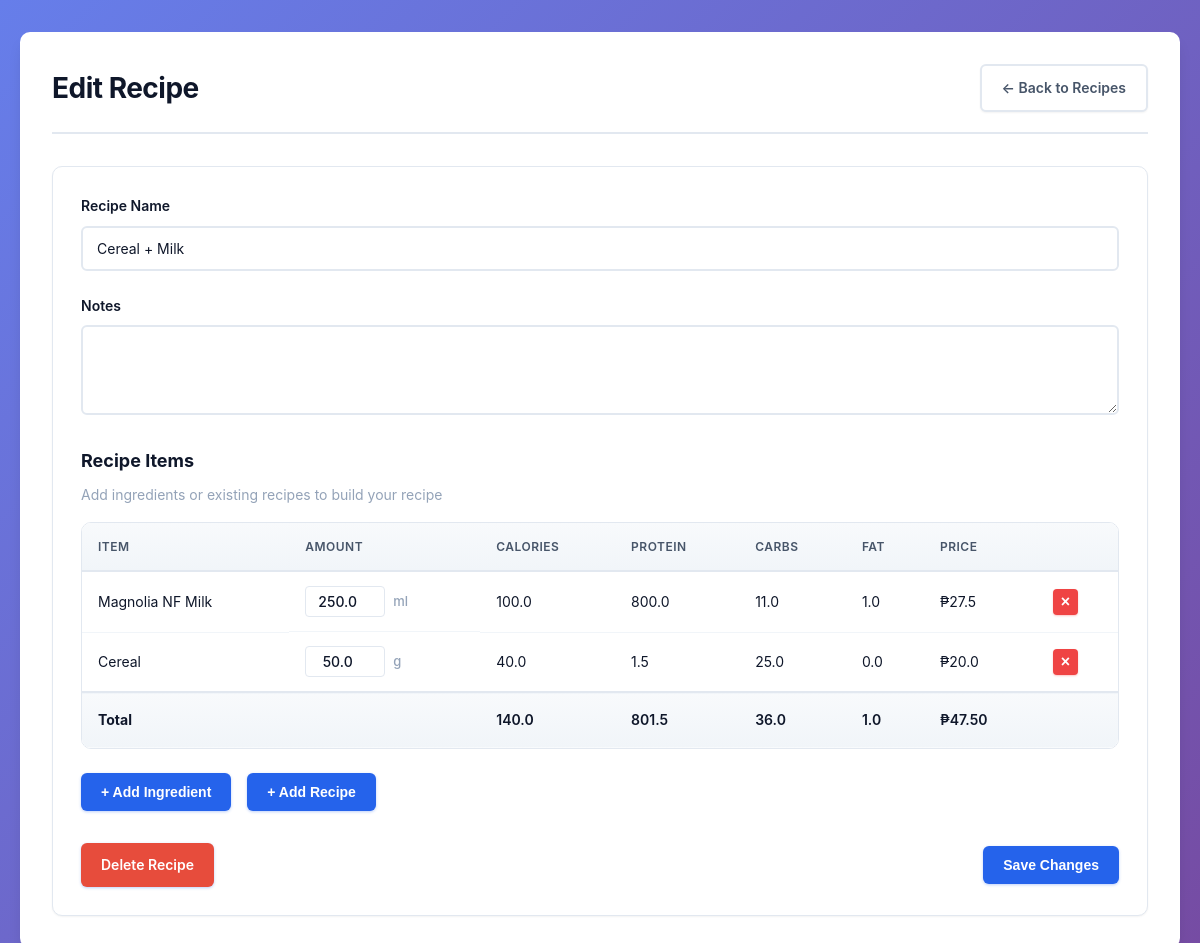
The app's page /recipes/3/edit/ with its own data.
### MC_App/models.py (models this page shows, shortened)
class Recipe(models.Model):
    name = models.CharField(max_length=100)
    notes = models.TextField(blank=True, null=True)
    @property
    def total_calories(self):
        return sum(item.total_calories for item in self.items.all())
    @property
    def total_protein(self):
        return sum(item.total_protein for item in self.items.all())
    @property
    def total_carbs(self):
        return sum(item.total_carbs for item in self.items.all())
    @property
    def total_fat(self):
        return sum(item.total_fat for item in self.items.all())
    @property
    def total_price(self):
        return sum(item.total_price for item in self.items.all())

class RecipeItem(models.Model):
    recipe = models.ForeignKey(
        Recipe,
        on_delete=models.CASCADE,
        related_name='items'  # allows recipe.items.all()
    )
    ingredient = models.ForeignKey(
        Ingredient,
        on_delete=models.CASCADE,
        null=True,
        blank=True
    )
    sub_recipe = models.ForeignKey(
        'Recipe',
        on_delete=models.CASCADE,
        null=True,
        blank=True,
        related_name='sub_items'
    )
    quantity = models.FloatField(default=1)
    @property
    def total_calories(self):
        if self.ingredient:
            return self.ingredient.calories * self.quantity
        elif self.sub_recipe:
            return self.sub_recipe.total_calories * self.quantity
        return 0
    @property
    def total_protein(self):
        if self.ingredient:
            return self.ingredient.protein * self.quantity
        elif self.sub_recipe:
            return self.sub_recipe.total_protein * self.quantity
        return 0
    @property
    def total_carbs(self):
        if self.ingredient:
            return self.ingredient.carbs * self.quantity
        elif self.sub_recipe:
            return self.sub_recipe.total_carbs * self.quantity
        return 0
    @property
    def total_fat(self):
        if self.ingredient:
            return self.ingredient.fat * self.quantity
        elif self.sub_recipe:
            return self.sub_recipe.total_fat * self.quantity
        return 0
    @property
    def total_price(self):
        if self.ingredient:
            return self.ingredient.price_per_serving * self.quantity
        elif self.sub_recipe:
            return self.sub_recipe.total_price * self.quantity
        return 0

class Ingredient(models.Model):
    UNIT_CHOICES = [
        ('g', 'gram'),
        ('ml', 'milliliter'),
        ('pc', 'piece'),
        ('oz', 'ounce'),
        ('tbsp', 'tablespoon'),
        ('tsp', 'teaspoon'),
    ]
    name = models.CharField(max_length=100)
    serving_size_value = models.FloatField(help_text="Amount of one serving (e.g., 100)")
    serving_size_unit = models.CharField(max_length=10, choices=UNIT_CHOICES, default='g')
    servings_per_container = models.FloatField(help_text="How many servings are in one container")
    price = models.FloatField(help_text="Price of the whole container")
    calories = models.FloatField(help_text="Per serving")
    protein = models.FloatField(help_text="Per serving")
    carbs = models.FloatField(help_text="Per serving")
    fat = models.FloatField(help_text="Per serving")
    notes = models.TextField(blank=True, null=True)
    @property
    def price_per_serving(self):
        try:
            return self.price / self.servings_per_container
        except ZeroDivisionError:
            return 0

### MC_App/views.py (the view, shortened to what this page needs)
# urls.py: path('recipes/<int:pk>/edit/', views.recipe_edit, name='recipe_edit'),
def recipe_edit(request, pk):
    recipe = get_object_or_404(Recipe, pk=pk)
    ingredients = Ingredient.objects.all()
    recipes = Recipe.objects.exclude(pk=pk)
    recipe_items = []
    for item in recipe.items.all():
        if item.ingredient:
            calculated_amount = item.quantity * item.ingredient.serving_size_value
            item.display_amount = round(calculated_amount, 1)
            item.display_calories = round(item.ingredient.calories * item.quantity, 1)
            item.display_protein = round(item.ingredient.protein * item.quantity, 1)
            item.display_carbs = round(item.ingredient.carbs * item.quantity, 1)
            item.display_fat = round(item.ingredient.fat * item.quantity, 1)
            item.display_price = round(item.ingredient.price_per_serving * item.quantity, 2)
        recipe_items.append(item)
    return render(request, 'MC_App/recipe_edit.html', {
        'recipe': recipe,
        'ingredients': ingredients,
        'recipes': recipes,
        'recipe_items': recipe_items
    })

### MC_App/templates/MC_App/recipe_edit.html (shortened to what this page needs)
<!DOCTYPE html>
<html lang="en">
<head>
    {% load static %}
    <link rel="stylesheet" href="{% static 'MC_App/css/style.css' %}">
</head>
<body>
<div class="container">
    <div class="header-links">
        <h1>Edit Recipe</h1>
        <a href="{% url 'recipe_list' %}" class="btn btn-secondary">← Back to Recipes</a>
    </div>
    <div class="card">
        <form id="recipeForm" method="post">
            <div class="form-group">
                <label for="recipeName">Recipe Name</label>
                <input type="text" id="recipeName" name="name" value="{{ recipe.name }}" required>
            </div>
            <div class="form-group">
                <label for="recipeNotes">Notes</label>
                <textarea id="recipeNotes" name="notes" rows="3">{{ recipe.notes }}</textarea>
            </div>
            <div class="section-header">
                <h3 style="margin-bottom: 8px;">Recipe Items</h3>
                <p style="color: var(--text-muted); font-size: 14px; margin-bottom: 16px;">
                    Add ingredients or existing recipes to build your recipe
                </p>
            </div>
            <div class="table-container">
                <table id="ingredientsTable">
                    <thead>
                        <tr>
                            <th>Item</th>
                            <th>Amount</th>
                            <th>Calories</th>
                            <th>Protein</th>
                            <th>Carbs</th>
                            <th>Fat</th>
                            <th>Price</th>
                            <th></th>
                        </tr>
                    </thead>
                    <tbody>
                        {% for item in recipe_items %}
                            {% if item.ingredient %}
                            <tr data-type="ingredient"
                                data-id="{{ item.ingredient.id }}"
                                data-base-calories="{{ item.ingredient.calories }}"
                                data-base-protein="{{ item.ingredient.protein }}"
                                data-base-carbs="{{ item.ingredient.carbs }}"
                                data-base-fat="{{ item.ingredient.fat }}"
                                data-base-price="{{ item.ingredient.price_per_serving }}"
                                data-serving-value="{{ item.ingredient.serving_size_value }}"
                                data-serving-unit="{{ item.ingredient.serving_size_unit }}">
                                <td>{{ item.ingredient.name }}</td>
                                <td class="serving-container" style="display: flex; align-items: center; gap: 8px;">
                                    <input type="number" class="servingInput"
                                           value="{{ item.display_amount }}" step="0.1" min="0"
                                           style="width: 80px; padding: 6px; border: 1px solid var(--border-color); border-radius: 4px;">
                                    <span class="unit-label" style="color: var(--text-muted); font-size: 13px;">{{ item.ingredient.serving_size_unit }}</span>
                                </td>
                                <td class="calories">{{ item.display_calories }}</td>
                                <td class="protein">{{ item.display_protein }}</td>
                                <td class="carbs">{{ item.display_carbs }}</td>
                                <td class="fat">{{ item.display_fat }}</td>
                                <td class="price">₱{{ item.display_price }}</td>
                                <td><button type="button" class="removeBtn" style="background: #ef4444; color: white; border: none; border-radius: 4px; padding: 4px 8px; cursor: pointer;">×</button></td>
                            </tr>
                            {% endif %}
                        {% endfor %}
                    </tbody>
                    <tfoot>
                        <tr class="totals-row">
                            <td colspan="2"><strong>Total</strong></td>
                            <td id="totalCalories">0</td>
                            <td id="totalProtein">0</td>
                            <td id="totalCarbs">0</td>
                            <td id="totalFat">0</td>
                            <td id="totalPrice">₱0.00</td>
                            <td></td>
                        </tr>
                    </tfoot>
                </table>
            </div>
            <div class="flex gap-4" style="margin-top: 20px; display: flex; gap: 16px;">
                <button type="button" id="addIngredientBtn" class="btn">
                    + Add Ingredient
                </button>
                <button type="button" id="addRecipeBtn" class="btn">
                    + Add Recipe
                </button>
            </div>
            <div class="flex-between mt-8">
                <a href="{% url 'recipe_delete' recipe.id %}" class="btn btn-danger" style="background-color:#e74c3c; color:white;">Delete Recipe</a>
                <button type="submit" class="btn">Save Changes</button>
            </div>
        </form>
    </div>
</div>
</body>
</html>

### MC_App/static/MC_app/css/style.css (style rules this page uses)
:root { --primary-bg: #f1f5f9; --surface-bg: #ffffff; --accent-color: #2563eb; --accent-hover: #1d4ed8; --accent-light: #dbeafe; --success: #10b981; --danger: #ef4444; --text-primary: #0f172a; --text-secondary: #475569; --text-muted: #94a3b8; --border-color: #e2e8f0; --shadow-sm: 0 1px 2px 0 rgba(0, 0, 0, 0.05); --shadow-md: 0 4px 6px -1px rgba(0, 0, 0, 0.1), 0 2px 4px -1px rgba(0, 0, 0, 0.06); --shadow-lg: 0 10px 15px -3px rgba(0, 0, 0, 0.1), 0 4px 6px -2px rgba(0, 0, 0, 0.05); --radius: 10px; --radius-sm: 6px; }
* { margin: 0; padding: 0; box-sizing: border-box; }
body { font-family: -apple-system, BlinkMacSystemFont, 'Segoe UI', Roboto, 'Helvetica Neue', Arial, sans-serif; background: linear-gradient(135deg, #667eea 0%, #764ba2 100%); background-attachment: fixed; color: var(--text-primary); line-height: 1.6; padding: 32px 20px; min-height: 100vh; }
.container { max-width: 1200px; margin: 0 auto; background: var(--surface-bg); border-radius: var(--radius); box-shadow: var(--shadow-lg); padding: 32px; }
.header-links { display: flex; justify-content: space-between; align-items: center; margin-bottom: 32px; padding-bottom: 20px; border-bottom: 2px solid var(--border-color); }
h1 { font-size: 28px; font-weight: 700; color: var(--text-primary); letter-spacing: -0.5px; }
.btn { display: inline-flex; align-items: center; gap: 8px; padding: 11px 20px; background: var(--accent-color); color: white; border: none; border-radius: var(--radius-sm); font-weight: 600; font-size: 14px; cursor: pointer; transition: all 0.2s ease; text-decoration: none; box-shadow: 0 1px 3px 0 rgba(37, 99, 235, 0.3); }
.table-container { border-radius: var(--radius); overflow: hidden; border: 1px solid var(--border-color); margin-bottom: 24px; }
table { width: 100%; border-collapse: collapse; background: var(--surface-bg); }
th { background: linear-gradient(to bottom, #f8fafc, #f1f5f9); padding: 14px 16px; text-align: left; font-weight: 600; font-size: 12px; color: var(--text-secondary); text-transform: uppercase; letter-spacing: 0.5px; border-bottom: 2px solid var(--border-color); }
td { padding: 14px 16px; border-bottom: 1px solid #f1f5f9; color: var(--text-primary); font-size: 14px; }
tbody tr { transition: all 0.15s ease; }
tbody tr:last-child td { border-bottom: none; }
.totals-row { background: linear-gradient(to bottom, #f8fafc, #f1f5f9); font-weight: 600; border-top: 2px solid var(--border-color); }
.totals-row td { padding: 16px; color: var(--text-primary); border-bottom: none; }
.form-group { margin-bottom: 24px; }
label { display: block; margin-bottom: 8px; font-weight: 600; color: var(--text-primary); font-size: 14px; }
.section-header h3 { font-size: 18px; font-weight: 700; color: var(--text-primary); }
input[type="text"], input[type="number"], input[type="email"], textarea, select { width: 100%; padding: 12px 14px; border: 2px solid var(--border-color); border-radius: var(--radius-sm); font-size: 14px; transition: all 0.2s ease; background: var(--surface-bg); font-family: inherit; color: var(--text-primary); }
input::placeholder, textarea::placeholder { color: var(--text-muted); }
textarea { resize: vertical; min-height: 90px; }
.card { background: var(--surface-bg); border-radius: var(--radius); padding: 28px; border: 1px solid var(--border-color); box-shadow: var(--shadow-sm); }
.btn-secondary { background: white; color: var(--text-secondary); border: 2px solid var(--border-color); box-shadow: var(--shadow-sm); }
.flex-between { display: flex; justify-content: space-between; align-items: center; gap: 12px; }
.mt-8 { margin-top: 32px; }
.removeBtn { background: var(--danger); color: white; border: none; border-radius: var(--radius-sm); padding: 6px 12px; cursor: pointer; font-weight: 600; font-size: 16px; transition: all 0.2s ease; box-shadow: 0 1px 2px 0 rgba(239, 68, 68, 0.3); }
.servingInput { width: 80px; padding: 8px 10px; border: 2px solid var(--border-color); border-radius: var(--radius-sm); font-size: 14px; font-weight: 500; text-align: center; }
.unit-label { color: var(--text-secondary); font-size: 13px; font-weight: 500; }

### records on screen
Recipe: name "Cereal + Milk"
RecipeItem: ingredient.name "Magnolia NF Milk", display_amount "250.0", ingredient.serving_size_unit "ml", display_calories "100.0", display_protein "800.0", display_carbs "11.0", display_fat "1.0", display_price "27.5"
RecipeItem: ingredient.name "Cereal", display_amount "50.0", ingredient.serving_size_unit "g", display_calories "40.0", display_protein "1.5", display_carbs "25.0", display_fat "0.0", display_price "20.0"
